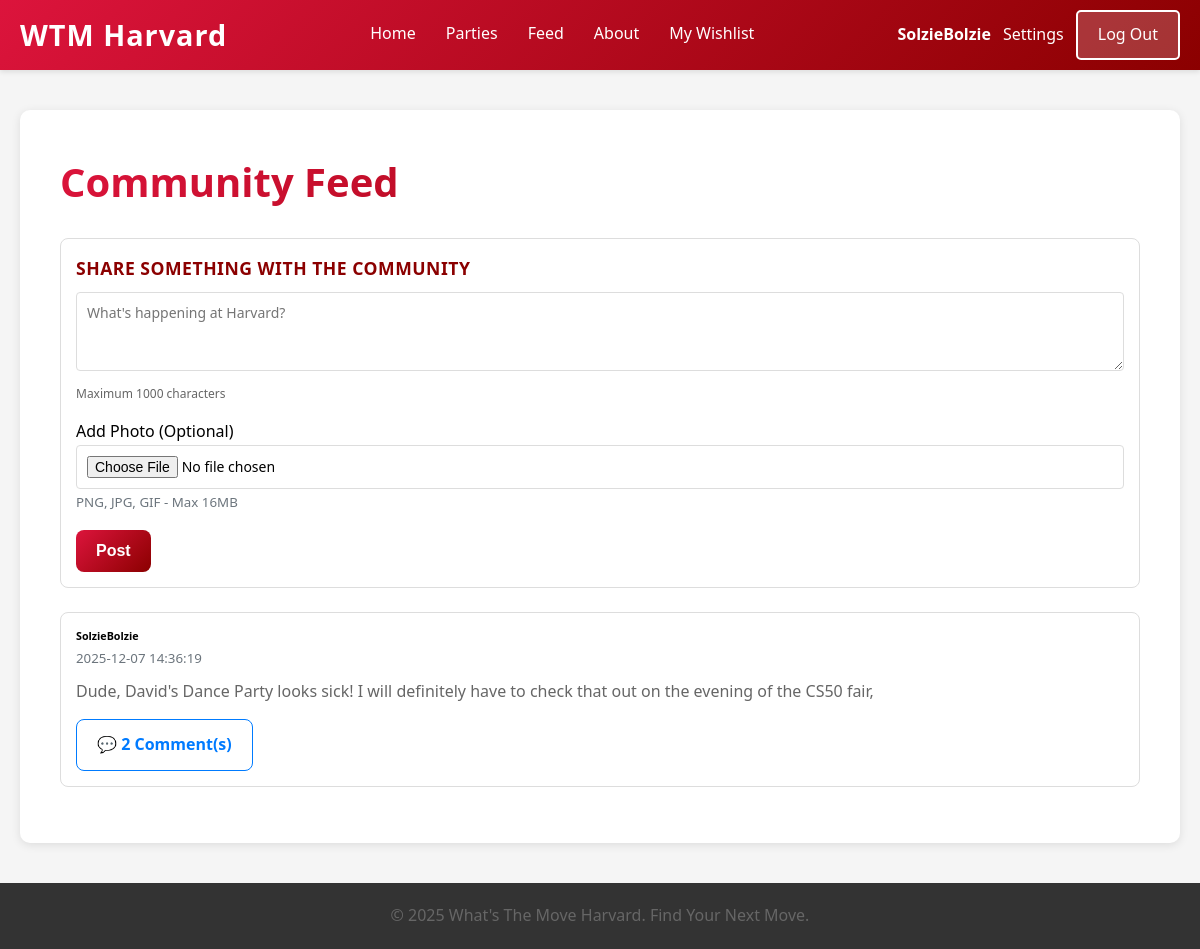
/feed (signed in), run on an earlier commit of the app's database.
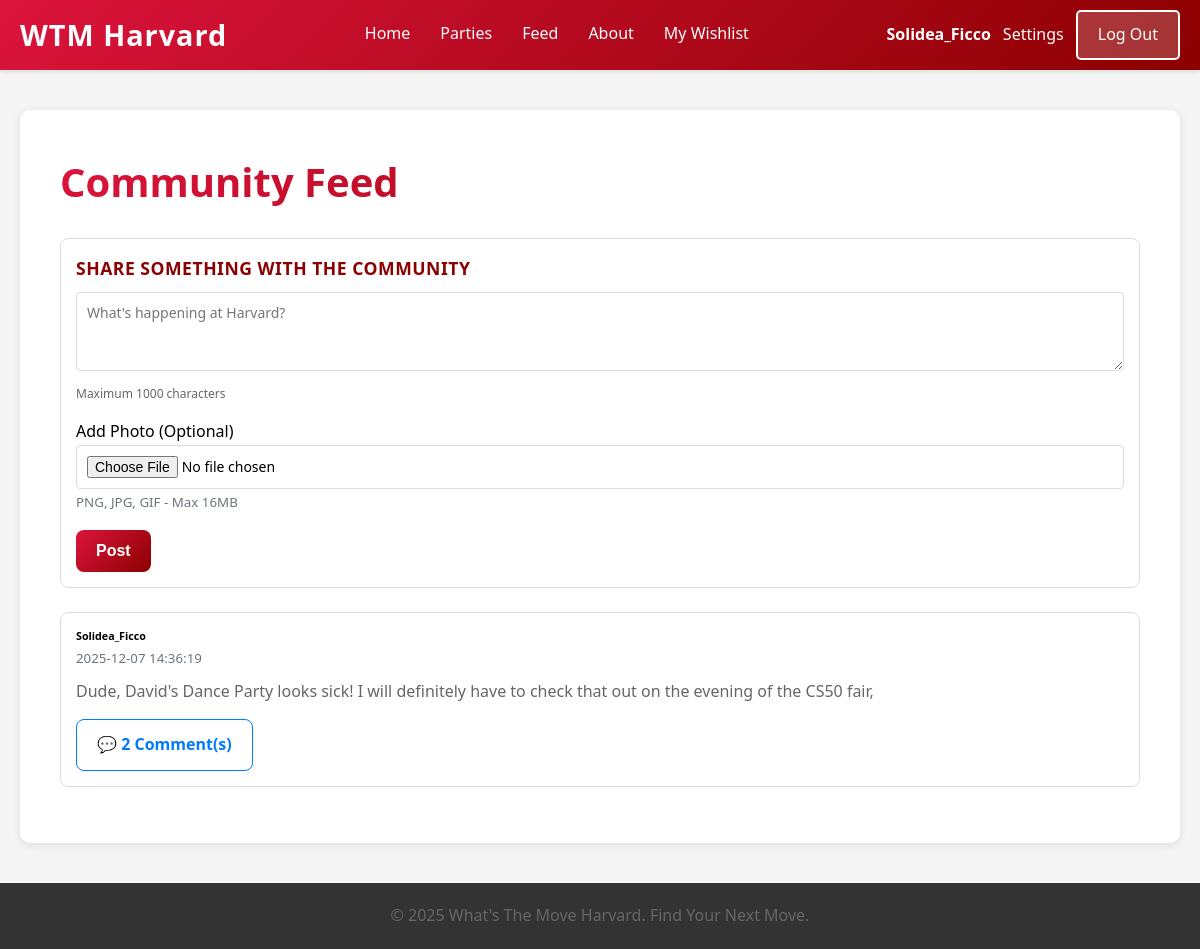
And on a later commit of the database.
### tables this page shows
CREATE TABLE users (id INTEGER PRIMARY KEY AUTOINCREMENT NOT NULL, username TEXT NOT NULL, hash TEXT NOT NULL, display_name TEXT);

CREATE TABLE posts (
            id INTEGER PRIMARY KEY AUTOINCREMENT,
            user_id INTEGER NOT NULL,
            content TEXT NOT NULL,
            created_at TIMESTAMP DEFAULT CURRENT_TIMESTAMP, photo_path TEXT,
            FOREIGN KEY (user_id) REFERENCES users(id)
        );

### app.py (the view)
@app.route('/feed')
def feed():
    user = current_user()
    conn = get_db_connection()
    posts = conn.execute(
        """
        SELECT p.id,
               p.content,
               p.created_at,
               u.display_name AS username,
               COUNT(DISTINCT c.id) as comment_count
        FROM posts p
        JOIN users u ON p.user_id = u.id
        LEFT JOIN comments c ON p.id = c.post_id
        GROUP BY p.id
        ORDER BY p.created_at DESC
        """
    ).fetchall()
    conn.close()
    return render_template('feed.html', posts=posts, user=user)

### app.py (called while the page is built)
def get_db_connection():
    conn = sqlite3.connect(DATABASE)
    conn.row_factory = sqlite3.Row
    return conn

def current_user():
    if 'user_id' in session:
        return {'id': session['user_id'], 'email': session.get('user')}
    return None

### templates/feed.html (shortened to what this page needs)
{% extends "template.html" %}
{% block content %}
<div class="container mt-4">
    <h1 class="mb-4">Community Feed</h1>
    {% if session.get('user') %}
    <div class="card mb-4">
        <div class="card-body">
            <h5 class="card-title">Share something with the community</h5>
            <form action="{{ url_for('create_post') }}" method="post" enctype="multipart/form-data">
                <div class="mb-3">
                    <textarea
                        class="form-control"
                        name="content"
                        rows="3"
                        placeholder="What's happening at Harvard?"
                        required
                        maxlength="1000"
                    ></textarea>
                    <div class="form-text">Maximum 1000 characters</div>
                </div>
                <div class="mb-3">
                    <label for="photo" class="form-label">Add Photo (Optional)</label>
                    <input type="file" class="form-control" id="photo" name="photo" accept="image/*">
                    <small class="text-muted">PNG, JPG, GIF - Max 16MB</small>
                </div>
                <button type="submit" class="btn btn-primary">Post</button>
            </form>
        </div>
    </div>
    {% else %}
    <div class="alert alert-info mb-4">
        <a href="{{ url_for('login_page') }}">Log in</a> to post and comment!
    </div>
    {% endif %}
    <div class="posts-container">
        {% if posts %}
            {% for post in posts %}
            <div class="card mb-3">
                <div class="card-body">
                    <div class="d-flex justify-content-between align-items-start mb-2">
                        <div>
                            <h6 class="mb-0">{{ post.username }}</h6>
                            <small class="text-muted">{{ post.created_at }}</small>
                        </div>
                    </div>
                    <p class="card-text">{{ post.content }}</p>
                    <div class="d-flex align-items-center">
                        <a href="{{ url_for('view_post', post_id=post.id) }}" class="btn btn-sm btn-outline-primary">
                            💬 {{ post.comment_count }} Comment(s)
                        </a>
                    </div>
                </div>
            </div>
            {% endfor %}
        {% else %}
            <div class="alert alert-secondary">
                No posts yet. Be the first to share something!
            </div>
        {% endif %}
    </div>
</div>
{% endblock %}

### templates/template.html (shortened to what this page needs)
<!DOCTYPE html>
<html lang="en">
<head>
    <link rel="stylesheet" href="{{ url_for('static', filename='style.css') }}">
</head>
<body>
    <nav class="navbar">
        <div class="nav-container">
            <a href="/" class="nav-logo">WTM Harvard</a>
            <ul class="nav-menu">
                <li class="nav-item">
                    <a href="/" class="nav-link">Home</a>
                </li>
                <li class="nav-item">
                    <a href="/list" class="nav-link">Parties</a>
                </li>
                <li class="nav-item">
                    <a href="/feed" class="nav-link">Feed</a>
                </li>
                <li class="nav-item">
                    <a href="/about" class="nav-link">About</a>
                </li>
                {% if session.get('user') %}
                <li class="nav-item">
                    <a href="/wishlist" class="nav-link">My Wishlist</a>
                </li>
                {% endif %}
            </ul>
            {% if session.get('user') %}
            <div class="nav-auth">
                <span class="nav-user">{{ session.get('username', session.get('user')) }}</span>
                <a href="/settings" class="nav-settings">Settings</a>
                <a href="/logout" class="nav-login">Log Out</a>
            </div>
            {% else %}
            <a href="/login" class="nav-login">Log In</a>
            {% endif %}
        </div>
    </nav>
    <main class="content">
        {% block content %}{% endblock %}
    </main>
    <footer class="footer">
        <p>&copy; 2025 What's The Move Harvard. Find Your Next Move.</p>
    </footer>
</body>
</html>

What changed in the data, as far as the page shows it:
changed users: get "SolzieBolzie" → "Solidea_Ficco"
computed for posts: username "SolzieBolzie" → "Solidea_Ficco"
